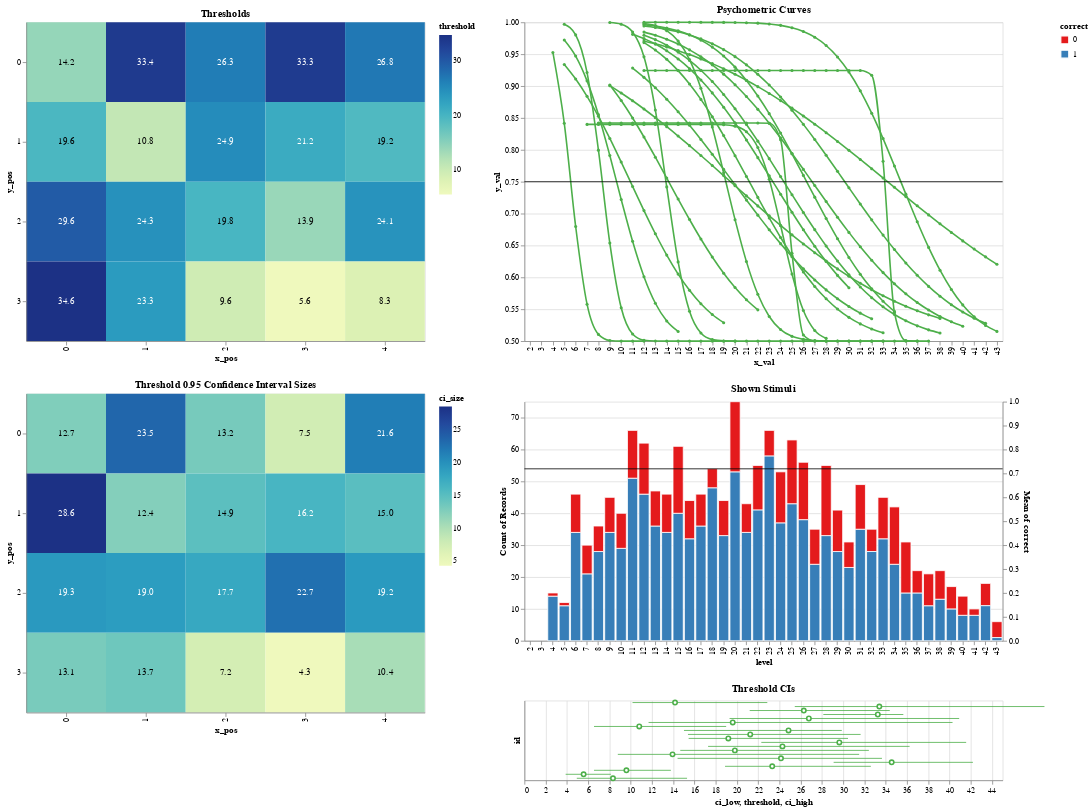

Here is the notebook cell this chart was saved with:
### Code cell
# Compute limits
x_max = round(curves["x_val"].max())
count_max = stims.groupby("level")["correct"].count().max()

# Interactivity
selection = alt.selection_point(fields=["x_pos", "y_pos"])


# Threshold
base_threshold = (
    alt.Chart(stats, width=500, height=400)
    .encode(
        x="x_pos:O", y="y_pos:O", opacity=alt.condition(selection, alt.value(1), alt.value(0.5))
    )
    .add_params(selection)
    .properties(title="Thresholds")
)

heatmap_threshold = base_threshold.mark_rect().encode(color="threshold:Q", tooltip=["image"])

text_threshold = base_threshold.mark_text(baseline="middle").encode(
    text=alt.Text("threshold:Q", format=".1f"),
    color=alt.condition(
        alt.datum.threshold < stats["threshold"].mean(), alt.value("black"), alt.value("white")
    ),
)

chart_threshold = heatmap_threshold + text_threshold


# Confidence interval
base_ci = (
    alt.Chart(stats, width=500, height=400)
    .encode(
        x="x_pos:O",
        y="y_pos:O",
        opacity=alt.condition(selection, alt.value(1), alt.value(0.5)),
    )
    .add_params(selection)
    .properties(title="Threshold 0.95 Confidence Interval Sizes")
)

heatmap_ci = base_ci.mark_rect().encode(color="ci_size:Q", tooltip=["image", "ci_low", "ci_high"])

text_ci = base_ci.mark_text(baseline="middle").encode(
    text=alt.Text("ci_size:Q", format=".1f"),
    color=alt.condition(
        alt.datum.ci_size < stats["ci_size"].mean(), alt.value("black"), alt.value("white")
    ),
)

chart_ci = heatmap_ci + text_ci


# Psychometric curve
rule_curve = (
    alt.Chart(pd.DataFrame({"y_val": [0.75]}))
    .mark_rule()
    .encode(y=alt.Y("y_val").scale(zero=False), tooltip=alt.value("Threshold"))
)

lines_curve = (
    alt.Chart(curves, width=600, height=400)
    .mark_line(point=alt.OverlayMarkDef(size=15), interpolate="monotone")
    .encode(
        x=alt.X("x_val:O").scale(domain=np.arange(2, x_max + 1)),
        y=alt.Y("y_val:Q").scale(domain=(0.5, 1.0)),
        detail="id:N",
        color=alt.value("#4daf4a"),  # Set1:C2
        tooltip=["x_val", "y_val", "x_pos", "y_pos"],
    )
    .add_params(selection)
    .transform_filter(selection)
    .properties(title="Psychometric Curves")
)

chart_curve = lines_curve + rule_curve


# Error intervals
base_err = (
    alt.Chart(stats, width=600, height=100)
    .encode(
        y=alt.Y("id:N").axis(labels=False, ticks=False),
        color=alt.condition(selection, alt.value("#4daf4a"), alt.value("lightgray")),
    )
    .add_params(selection)
)

errorbars_err = base_err.mark_errorbar().encode(
    x=alt.X("ci_low:Q").scale(domain=(2, x_max)).title("ci_low, threshold, ci_high"),
    x2="ci_high:Q",
    tooltip=["ci_low", "threshold", "ci_high", "x_pos", "y_pos"],
)

points_err = (
    base_err.mark_point(fill="white", opacity=1)
    .encode(
        x="threshold:Q",
    )
    .properties(title="Threshold CIs")
)

chart_err = errorbars_err + points_err


# Shown stimuli
rule_stim = (
    alt.Chart(stims)
    .mark_rule()
    .encode(y=alt.Y("mean(correct):Q").scale(domain=(0, 1)), tooltip=["mean(correct)"])
    .transform_filter(selection)
)


hist_stim = (
    alt.Chart(stims, width=600, height=300)
    .mark_bar(stroke="white")
    .encode(
        x=alt.X("level:O").scale(domain=np.arange(2, x_max + 1)),
        y=alt.Y("count():Q").scale(domainMax=count_max),
        color=alt.Color("correct:N").scale(scheme="set1"),
        tooltip=["level", "count()"],
    )
    .transform_filter(selection)
    .properties(title="Shown Stimuli")
)

chart_stim = hist_stim + rule_stim


# Everything
chart_left = (chart_threshold & chart_ci).resolve_scale(color="independent")
chart_right = (chart_curve & chart_stim.resolve_scale(y="independent")).resolve_scale(
    x="shared"
) & chart_err
chart = chart_left | chart_right

display(chart)

### Figure 1 — Vega-Lite specification as saved in the notebook (floating-point values rounded to 4 significant figures; data arrays with more than 128 entries replaced by an {"elided": "..."} marker saying what was removed)
{"config": {"view": {"continuousWidth": 300, "continuousHeight": 300}}, "hconcat": [{"vconcat": [{"layer": [{"mark": {"type": "rect"}, "encoding": {"color": {"field": "threshold", "type": "quantitative"}, "opacity": {"condition": {"param": "param_1", "value": 1}, "value": 0.5}, "tooltip": [{"field": "image", "type": "nominal"}], "x": {"field": "x_pos", "type": "ordinal"}, "y": {"field": "y_pos", "type": "ordinal"}}, "name": "view_1", "title": "Thresholds"}, {"mark": {"type": "text", "baseline": "middle"}, "encoding": {"color": {"condition": {"test": "(datum.threshold < 21.137935308366657)", "value": "black"}, "value": "white"}, "opacity": {"condition": {"param": "param_1", "value": 1}, "value": 0.5}, "text": {"field": "threshold", "format": ".1f", "type": "quantitative"}, "x": {"field": "x_pos", "type": "ordinal"}, "y": {"field": "y_pos", "type": "ordinal"}}, "title": "Thresholds"}], "height": 400, "width": 500}, {"layer": [{"mark": {"type": "rect"}, "encoding": {"color": {"field": "ci_size", "type": "quantitative"}, "opacity": {"condition": {"param": "param_1", "value": 1}, "value": 0.5}, "tooltip": [{"field": "image", "type": "nominal"}, {"field": "ci_low", "type": "quantitative"}, {"field": "ci_high", "type": "quantitative"}], "x": {"field": "x_pos", "type": "ordinal"}, "y": {"field": "y_pos", "type": "ordinal"}}, "name": "view_2", "title": "Threshold 0.95 Confidence Interval Sizes"}, {"mark": {"type": "text", "baseline": "middle"}, "encoding": {"color": {"condition": {"test": "(datum.ci_size < 15.612449581628592)", "value": "black"}, "value": "white"}, "opacity": {"condition": {"param": "param_1", "value": 1}, "value": 0.5}, "text": {"field": "ci_size", "format": ".1f", "type": "quantitative"}, "x": {"field": "x_pos", "type": "ordinal"}, "y": {"field": "y_pos", "type": "ordinal"}}, "title": "Threshold 0.95 Confidence Interval Sizes"}], "height": 400, "width": 500}], "data": {"name": "data-c63576e81c50be9cfe91c189fe93022a"}, "resolve": {"scale": {"color": "independent"}}}, {"vconcat": [{"layer": [{"data": {"name": "data-10310c1456e3875e5a3732368ae38222"}, "mark": {"type": "line", "interpolate": "monotone", "point": {"size": 15}}, "encoding": {"color": {"value": "#4daf4a"}, "detail": {"field": "id", "type": "nominal"}, "tooltip": [{"field": "x_val", "type": "quantitative"}, {"field": "y_val", "type": "quantitative"}, {"field": "x_pos", "type": "quantitative"}, {"field": "y_pos", "type": "quantitative"}], "x": {"field": "x_val", "scale": {"domain": [2.0, 3.0, 4.0, 5.0, 6.0, 7.0, 8.0, 9.0, 10.0, 11.0, 12.0, 13.0, 14.0, 15.0, 16.0, 17.0, 18.0, 19.0, 20.0, 21.0, 22.0, 23.0, 24.0, 25.0, 26.0, 27.0, 28.0, 29.0, 30.0, 31.0, 32.0, 33.0, 34.0, 35.0, 36.0, 37.0, 38.0, 39.0, 40.0, 41.0, 42.0, 43.0]}, "type": "ordinal"}, "y": {"field": "y_val", "scale": {"domain": [0.5, 1.0]}, "type": "quantitative"}}, "name": "view_3", "title": "Psychometric Curves", "transform": [{"filter": {"param": "param_1"}}]}, {"data": {"name": "data-9d7f8fa0ccf845468f91fa4af0c7f7f0"}, "mark": {"type": "rule"}, "encoding": {"tooltip": {"value": "Threshold"}, "y": {"field": "y_val", "scale": {"zero": false}, "type": "quantitative"}}}], "height": 400, "width": 600}, {"layer": [{"mark": {"type": "bar", "stroke": "white"}, "encoding": {"color": {"field": "correct", "scale": {"scheme": "set1"}, "type": "nominal"}, "tooltip": [{"field": "level", "type": "quantitative"}, {"aggregate": "count", "type": "quantitative"}], "x": {"field": "level", "scale": {"domain": [2.0, 3.0, 4.0, 5.0, 6.0, 7.0, 8.0, 9.0, 10.0, 11.0, 12.0, 13.0, 14.0, 15.0, 16.0, 17.0, 18.0, 19.0, 20.0, 21.0, 22.0, 23.0, 24.0, 25.0, 26.0, 27.0, 28.0, 29.0, 30.0, 31.0, 32.0, 33.0, 34.0, 35.0, 36.0, 37.0, 38.0, 39.0, 40.0, 41.0, 42.0, 43.0]}, "type": "ordinal"}, "y": {"aggregate": "count", "scale": {"domainMax": 75.0}, "type": "quantitative"}}, "title": "Shown Stimuli", "transform": [{"filter": {"param": "param_1"}}]}, {"mark": {"type": "rule"}, "encoding": {"tooltip": [{"aggregate": "mean", "field": "correct", "type": "quantitative"}], "y": {"aggregate": "mean", "field": "correct", "scale": {"domain": [0, 1]}, "type": "quantitative"}}, "transform": [{"filter": {"param": "param_1"}}]}], "data": {"name": "data-394b826a2fb1a541957f33e0eb314f4d"}, "height": 300, "resolve": {"scale": {"y": "independent"}}, "width": 600}, {"layer": [{"mark": {"type": "errorbar"}, "encoding": {"color": {"condition": {"param": "param_1", "value": "#4daf4a"}, "value": "lightgray"}, "tooltip": [{"field": "ci_low", "type": "quantitative"}, {"field": "threshold", "type": "quantitative"}, {"field": "ci_high", "type": "quantitative"}, {"field": "x_pos", "type": "quantitative"}, {"field": "y_pos", "type": "quantitative"}], "x": {"field": "ci_low", "scale": {"domain": [2, 43]}, "title": "ci_low, threshold, ci_high", "type": "quantitative"}, "x2": {"field": "ci_high"}, "y": {"axis": {"labels": false, "ticks": false}, "field": "id", "type": "nominal"}}, "name": "view_4"}, {"mark": {"type": "point", "fill": "white", "opacity": 1}, "encoding": {"color": {"condition": {"param": "param_1", "value": "#4daf4a"}, "value": "lightgray"}, "x": {"field": "threshold", "type": "quantitative"}, "y": {"axis": {"labels": false, "ticks": false}, "field": "id", "type": "nominal"}}, "title": "Threshold CIs"}], "data": {"name": "data-c63576e81c50be9cfe91c189fe93022a"}, "height": 100, "width": 600}], "resolve": {"scale": {"x": "shared"}}}], "params": [{"name": "param_1", "select": {"type": "point", "fields": ["x_pos", "y_pos"]}, "views": ["view_1", "view_2", "view_3", "view_4"]}], "$schema": "https://vega.github.io/schema/vega-lite/v5.15.1.json", "datasets": {"data-c63576e81c50be9cfe91c189fe93022a": [{"x_pos": 0, "y_pos": 0, "threshold": 14.17, "ci_low": 10.17, "ci_high": 22.85, "ci_size": 12.68, "width": 19.92, "image": "https://raw.githubusercontent.com/LukasManinger/AppliedCogSci/main/crops/img0/0_0.png", "id": 0}, {"x_pos": 0, "y_pos": 1, "threshold": 19.6, "ci_low": 11.68, "ci_high": 40.29, "ci_size": 28.6, "width": 41.21, "image": "https://raw.githubusercontent.com/LukasManinger/AppliedCogSci/main/crops/img0/0_1.png", "id": 5}, {"x_pos": 0, "y_pos": 2, "threshold": 29.63, "ci_low": 22.29, "ci_high": 41.57, "ci_size": 19.28, "width": 25.57, "image": "https://raw.githubusercontent.com/LukasManinger/AppliedCogSci/main/crops/img0/0_2.png", "id": 10}, {"x_pos": 0, "y_pos": 3, "threshold": 34.56, "ci_low": 29.1, "ci_high": 42.2, "ci_size": 13.11, "width": 14.82, "image": "https://raw.githubusercontent.com/LukasManinger/AppliedCogSci/main/crops/img0/0_3.png", "id": 15}, {"x_pos": 1, "y_pos": 0, "threshold": 33.4, "ci_low": 25.44, "ci_high": 48.94, "ci_size": 23.5, "width": 44.9, "image": "https://raw.githubusercontent.com/LukasManinger/AppliedCogSci/main/crops/img0/1_0.png", "id": 1}, {"x_pos": 1, "y_pos": 1, "threshold": 10.81, "ci_low": 6.547, "ci_high": 18.98, "ci_size": 12.44, "width": 17.13, "image": "https://raw.githubusercontent.com/LukasManinger/AppliedCogSci/main/crops/img0/1_1.png", "id": 6}, {"x_pos": 1, "y_pos": 2, "threshold": 24.28, "ci_low": 17.28, "ci_high": 36.25, "ci_size": 18.96, "width": 23.14, "image": "https://raw.githubusercontent.com/LukasManinger/AppliedCogSci/main/crops/img0/1_2.png", "id": 11}, {"x_pos": 1, "y_pos": 3, "threshold": 23.32, "ci_low": 18.88, "ci_high": 32.6, "ci_size": 13.72, "width": 22.8, "image": "https://raw.githubusercontent.com/LukasManinger/AppliedCogSci/main/crops/img0/1_3.png", "id": 16}, {"x_pos": 2, "y_pos": 0, "threshold": 26.29, "ci_low": 21.2, "ci_high": 34.38, "ci_size": 13.18, "width": 19.2, "image": "https://raw.githubusercontent.com/LukasManinger/AppliedCogSci/main/crops/img0/2_0.png", "id": 2}, {"x_pos": 2, "y_pos": 1, "threshold": 24.85, "ci_low": 15.01, "ci_high": 29.87, "ci_size": 14.85, "width": 1.971, "image": "https://raw.githubusercontent.com/LukasManinger/AppliedCogSci/main/crops/img0/2_1.png", "id": 7}, {"x_pos": 2, "y_pos": 2, "threshold": 19.8, "ci_low": 14.67, "ci_high": 32.41, "ci_size": 17.74, "width": 27.2, "image": "https://raw.githubusercontent.com/LukasManinger/AppliedCogSci/main/crops/img0/2_2.png", "id": 12}, {"x_pos": 2, "y_pos": 3, "threshold": 9.597, "ci_low": 6.547, "ci_high": 13.78, "ci_size": 7.234, "width": 9.477, "image": "https://raw.githubusercontent.com/LukasManinger/AppliedCogSci/main/crops/img0/2_3.png", "id": 17}, {"x_pos": 3, "y_pos": 0, "threshold": 33.25, "ci_low": 28.13, "ci_high": 35.66, "ci_size": 7.528, "width": 1.964, "image": "https://raw.githubusercontent.com/LukasManinger/AppliedCogSci/main/crops/img0/3_0.png", "id": 3}, {"x_pos": 3, "y_pos": 1, "threshold": 21.25, "ci_low": 15.39, "ci_high": 31.64, "ci_size": 16.25, "width": 19.95, "image": "https://raw.githubusercontent.com/LukasManinger/AppliedCogSci/main/crops/img0/3_1.png", "id": 8}, {"x_pos": 3, "y_pos": 2, "threshold": 13.94, "ci_low": 8.788, "ci_high": 31.5, "ci_size": 22.71, "width": 5.154, "image": "https://raw.githubusercontent.com/LukasManinger/AppliedCogSci/main/crops/img0/3_2.png", "id": 13}, {"x_pos": 3, "y_pos": 3, "threshold": 5.57, "ci_low": 3.879, "ci_high": 8.129, "ci_size": 4.251, "width": 3.932, "image": "https://raw.githubusercontent.com/LukasManinger/AppliedCogSci/main/crops/img0/3_3.png", "id": 18}, {"x_pos": 4, "y_pos": 0, "threshold": 26.77, "ci_low": 19.31, "ci_high": 40.91, "ci_size": 21.61, "width": 25.97, "image": "https://raw.githubusercontent.com/LukasManinger/AppliedCogSci/main/crops/img0/4_0.png", "id": 4}, {"x_pos": 4, "y_pos": 1, "threshold": 19.19, "ci_low": 15.45, "ci_high": 30.45, "ci_size": 15.0, "width": 8.809, "image": "https://raw.githubusercontent.com/LukasManinger/AppliedCogSci/main/crops/img0/4_1.png", "id": 9}, {"x_pos": 4, "y_pos": 2, "threshold": 24.14, "ci_low": 14.41, "ci_high": 33.64, "ci_size": 19.23, "width": 5.672, "image": "https://raw.githubusercontent.com/LukasManinger/AppliedCogSci/main/crops/img0/4_2.png", "id": 14}, {"x_pos": 4, "y_pos": 3, "threshold": 8.333, "ci_low": 4.928, "ci_high": 15.3, "ci_size": 10.38, "width": 4.367, "image": "https://raw.githubusercontent.com/LukasManinger/AppliedCogSci/main/crops/img0/4_3.png", "id": 19}], "data-10310c1456e3875e5a3732368ae38222": {"elided": "452 records"}, "data-9d7f8fa0ccf845468f91fa4af0c7f7f0": [{"y_val": 0.75}], "data-394b826a2fb1a541957f33e0eb314f4d": {"elided": "1599 records"}}}
